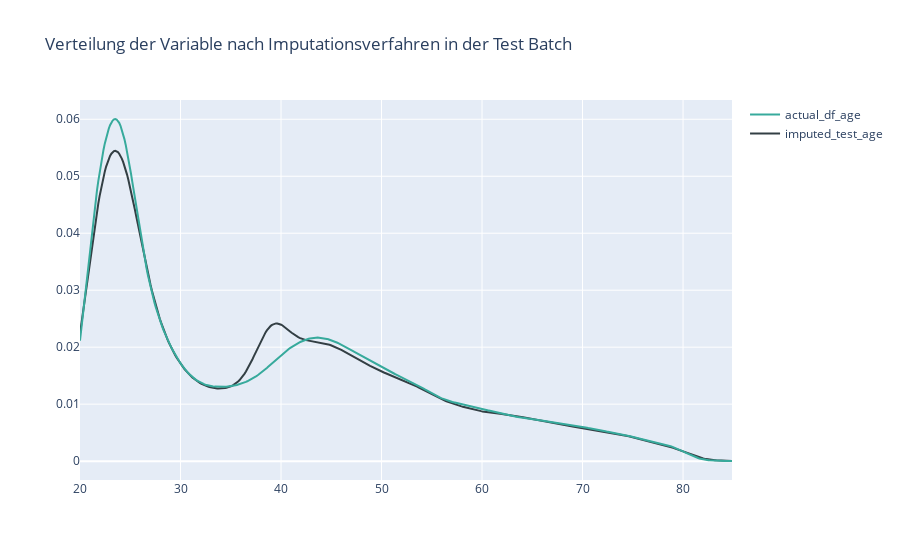

Notebook cell for this chart:
### Code cell
hist_data = [imputed_test_age, actual_df_age]

group_labels = ['imputed_test_age', 'actual_df_age']
colors = ['#333F44', '#37AA9C']

# Create distplot with curve_type set to 'normal'
fig = ff.create_distplot(hist_data, group_labels, show_hist=False, colors=colors, rug_text=None, show_rug=False)

# Add title
fig.update_layout(title_text='Verteilung der Variable nach Imputationsverfahren in der Test Batch')
fig.show()

### Figure 1 — Plotly figure (JSON) as saved in the notebook; plotly's stock layout.template omitted (floating-point values rounded to 4 significant figures; data arrays with more than 128 entries replaced by an {"elided": "..."} marker saying what was removed)
{"data": [{"legendgroup": "imputed_test_age", "marker": {"color": "#333F44"}, "mode": "lines", "name": "imputed_test_age", "showlegend": true, "type": "scatter", "x": {"elided": "500 float values"}, "xaxis": "x", "y": {"elided": "500 float values"}, "yaxis": "y"}, {"legendgroup": "actual_df_age", "marker": {"color": "#37AA9C"}, "mode": "lines", "name": "actual_df_age", "showlegend": true, "type": "scatter", "x": {"elided": "500 float values"}, "xaxis": "x", "y": {"elided": "500 float values"}, "yaxis": "y"}], "layout": {"barmode": "overlay", "hovermode": "closest", "legend": {"traceorder": "reversed"}, "title": {"text": "Verteilung der Variable nach Imputationsverfahren in der Test Batch"}, "xaxis": {"anchor": "y2", "domain": [0, 1], "zeroline": false}, "yaxis": {"anchor": "free", "domain": [0, 1], "position": 0}}}
